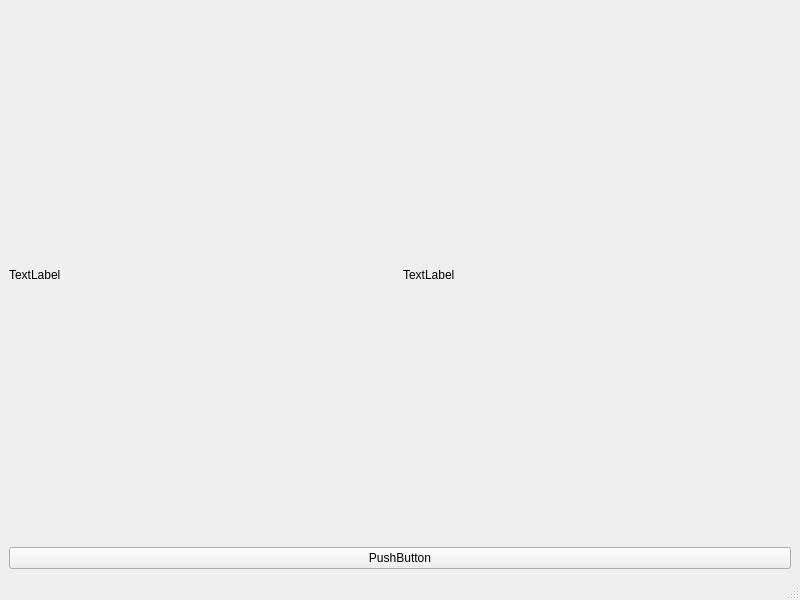
<?xml version="1.0" encoding="UTF-8"?>
<ui version="4.0">
 <class>MainWindow</class>
 <widget class="QMainWindow" name="MainWindow">
  <property name="geometry">
   <rect>
    <x>0</x>
    <y>0</y>
    <width>800</width>
    <height>600</height>
   </rect>
  </property>
  <property name="windowTitle">
   <string>MainWindow</string>
  </property>
  <widget class="QWidget" name="centralwidget">
   <layout class="QVBoxLayout" name="verticalLayout">
    <item>
     <layout class="QHBoxLayout" name="horizontalLayout">
      <item>
       <widget class="QLabel" name="label_1">
        <property name="text">
         <string>TextLabel</string>
        </property>
       </widget>
      </item>
      <item>
       <widget class="QLabel" name="label_2">
        <property name="text">
         <string>TextLabel</string>
        </property>
       </widget>
      </item>
     </layout>
    </item>
    <item>
     <widget class="QPushButton" name="ok_button">
      <property name="text">
       <string>PushButton</string>
      </property>
     </widget>
    </item>
   </layout>
  </widget>
  <widget class="QMenuBar" name="menubar">
   <property name="geometry">
    <rect>
     <x>0</x>
     <y>0</y>
     <width>800</width>
     <height>26</height>
    </rect>
   </property>
  </widget>
  <widget class="QStatusBar" name="statusbar"/>
 </widget>
 <resources/>
 <connections/>
</ui>
